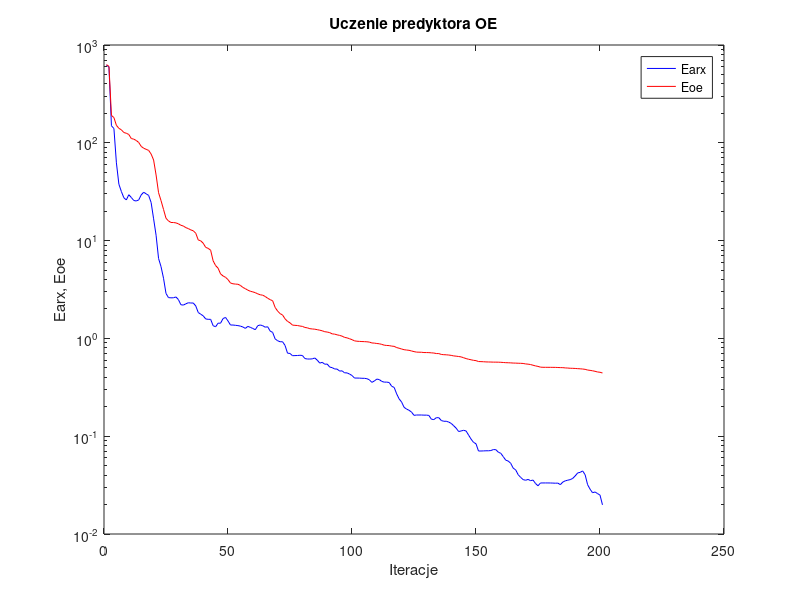
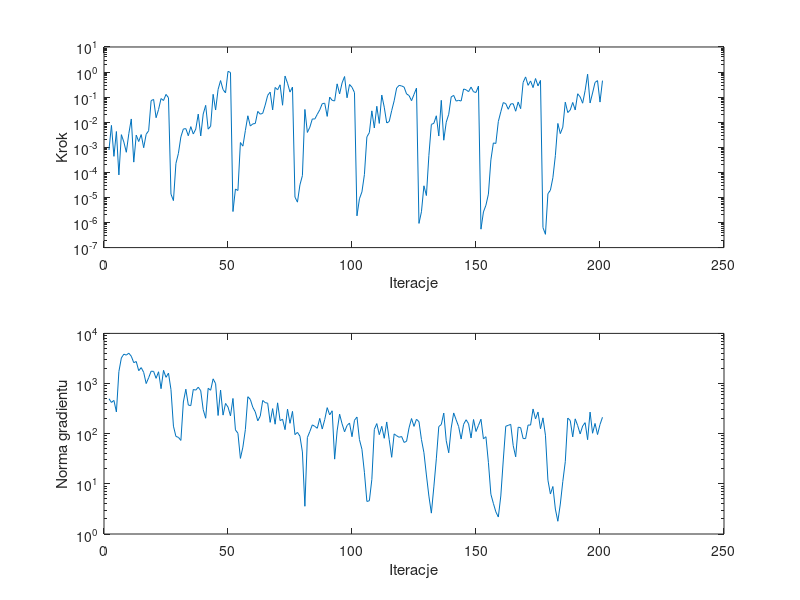

Write MATLAB code to recreate these figures, in order.
%uczenie predyktora oe
clear all;
n=0; farx(n+1)=6.246252e+002; foe(n+1)=6.289006e+002; wspucz(n+1)=0.000000e+000; ng(n+1)=0.000000e+000;
%odnowa zmiennej metryki
n=1; farx(n+1)=5.940734e+002; foe(n+1)=6.055161e+002; krok(n+1)=7.818597e-004; ng(n+1)=4.980131e+002;
n=2; farx(n+1)=1.493879e+002; foe(n+1)=1.904543e+002; krok(n+1)=7.479896e-003; ng(n+1)=4.201871e+002;
n=3; farx(n+1)=1.398858e+002; foe(n+1)=1.811331e+002; krok(n+1)=4.356528e-004; ng(n+1)=4.608964e+002;
n=4; farx(n+1)=6.240112e+001; foe(n+1)=1.508907e+002; krok(n+1)=4.259233e-003; ng(n+1)=2.712199e+002;
n=5; farx(n+1)=3.771385e+001; foe(n+1)=1.406038e+002; krok(n+1)=7.907676e-005; ng(n+1)=1.732226e+003;
n=6; farx(n+1)=3.178641e+001; foe(n+1)=1.357334e+002; krok(n+1)=3.190066e-003; ng(n+1)=3.240838e+003;
n=7; farx(n+1)=2.742409e+001; foe(n+1)=1.273982e+002; krok(n+1)=1.624224e-003; ng(n+1)=3.851434e+003;
n=8; farx(n+1)=2.603643e+001; foe(n+1)=1.252229e+002; krok(n+1)=6.328553e-004; ng(n+1)=3.691096e+003;
n=9; farx(n+1)=2.945525e+001; foe(n+1)=1.216175e+002; krok(n+1)=3.473809e-003; ng(n+1)=4.030340e+003;
n=10; farx(n+1)=2.762039e+001; foe(n+1)=1.106230e+002; krok(n+1)=1.349272e-002; ng(n+1)=3.509080e+003;
n=11; farx(n+1)=2.572394e+001; foe(n+1)=1.089546e+002; krok(n+1)=2.563269e-004; ng(n+1)=2.606006e+003;
n=12; farx(n+1)=2.542046e+001; foe(n+1)=1.056418e+002; krok(n+1)=3.059399e-003; ng(n+1)=2.751396e+003;
n=13; farx(n+1)=2.605846e+001; foe(n+1)=1.007655e+002; krok(n+1)=1.695208e-003; ng(n+1)=1.802678e+003;
n=14; farx(n+1)=2.931278e+001; foe(n+1)=9.187763e+001; krok(n+1)=3.212655e-003; ng(n+1)=2.079389e+003;
n=15; farx(n+1)=3.122722e+001; foe(n+1)=8.801087e+001; krok(n+1)=9.615395e-004; ng(n+1)=1.670317e+003;
n=16; farx(n+1)=3.008028e+001; foe(n+1)=8.576376e+001; krok(n+1)=3.303815e-003; ng(n+1)=9.991598e+002;
n=17; farx(n+1)=2.897897e+001; foe(n+1)=8.361792e+001; krok(n+1)=4.578975e-003; ng(n+1)=1.304099e+003;
n=18; farx(n+1)=2.451609e+001; foe(n+1)=7.676154e+001; krok(n+1)=7.266281e-002; ng(n+1)=1.760587e+003;
n=19; farx(n+1)=1.670609e+001; foe(n+1)=6.669498e+001; krok(n+1)=8.100548e-002; ng(n+1)=1.749759e+003;
n=20; farx(n+1)=1.134177e+001; foe(n+1)=4.684563e+001; krok(n+1)=1.513348e-002; ng(n+1)=1.270705e+003;
n=21; farx(n+1)=6.563466e+000; foe(n+1)=3.089974e+001; krok(n+1)=3.234070e-002; ng(n+1)=1.717088e+003;
n=22; farx(n+1)=5.410885e+000; foe(n+1)=2.561660e+001; krok(n+1)=8.776600e-002; ng(n+1)=7.898398e+002;
n=23; farx(n+1)=4.121770e+000; foe(n+1)=2.083255e+001; krok(n+1)=7.356694e-002; ng(n+1)=1.832247e+003;
n=24; farx(n+1)=2.881182e+000; foe(n+1)=1.692346e+001; krok(n+1)=1.283701e-001; ng(n+1)=1.330253e+003;
n=25; farx(n+1)=2.612317e+000; foe(n+1)=1.589374e+001; krok(n+1)=9.513510e-002; ng(n+1)=1.612754e+003;
%odnowa zmiennej metryki
n=26; farx(n+1)=2.599136e+000; foe(n+1)=1.532094e+001; krok(n+1)=1.360069e-005; ng(n+1)=7.589614e+002;
n=27; farx(n+1)=2.603507e+000; foe(n+1)=1.530692e+001; krok(n+1)=7.488082e-006; ng(n+1)=1.414716e+002;
n=28; farx(n+1)=2.653246e+000; foe(n+1)=1.517564e+001; krok(n+1)=2.266194e-004; ng(n+1)=8.815879e+001;
n=29; farx(n+1)=2.494980e+000; foe(n+1)=1.485496e+001; krok(n+1)=5.720452e-004; ng(n+1)=8.468192e+001;
n=30; farx(n+1)=2.208984e+000; foe(n+1)=1.435075e+001; krok(n+1)=2.616629e-003; ng(n+1)=7.339687e+001;
n=31; farx(n+1)=2.191333e+000; foe(n+1)=1.409378e+001; krok(n+1)=5.381741e-003; ng(n+1)=4.292076e+002;
n=32; farx(n+1)=2.258093e+000; foe(n+1)=1.356860e+001; krok(n+1)=5.548179e-003; ng(n+1)=7.711336e+002;
n=33; farx(n+1)=2.314537e+000; foe(n+1)=1.327284e+001; krok(n+1)=2.883948e-003; ng(n+1)=3.724949e+002;
n=34; farx(n+1)=2.301225e+000; foe(n+1)=1.285918e+001; krok(n+1)=6.669234e-003; ng(n+1)=3.626599e+002;
n=35; farx(n+1)=2.300729e+000; foe(n+1)=1.260150e+001; krok(n+1)=3.382411e-003; ng(n+1)=7.618327e+002;
n=36; farx(n+1)=2.147000e+000; foe(n+1)=1.188471e+001; krok(n+1)=5.320104e-003; ng(n+1)=7.391965e+002;
n=37; farx(n+1)=1.840077e+000; foe(n+1)=1.015827e+001; krok(n+1)=2.107682e-002; ng(n+1)=8.452345e+002;
n=38; farx(n+1)=1.767358e+000; foe(n+1)=9.945264e+000; krok(n+1)=2.831403e-003; ng(n+1)=7.202791e+002;
n=39; farx(n+1)=1.701424e+000; foe(n+1)=9.406428e+000; krok(n+1)=2.117616e-002; ng(n+1)=3.010461e+002;
n=40; farx(n+1)=1.581811e+000; foe(n+1)=8.527769e+000; krok(n+1)=4.703530e-002; ng(n+1)=2.032859e+002;
n=41; farx(n+1)=1.566854e+000; foe(n+1)=8.333266e+000; krok(n+1)=5.295103e-003; ng(n+1)=8.036856e+002;
n=42; farx(n+1)=1.566805e+000; foe(n+1)=7.971697e+000; krok(n+1)=6.947618e-003; ng(n+1)=7.350426e+002;
n=43; farx(n+1)=1.348699e+000; foe(n+1)=6.214333e+000; krok(n+1)=1.295863e-001; ng(n+1)=1.241062e+003;
n=44; farx(n+1)=1.315623e+000; foe(n+1)=5.555367e+000; krok(n+1)=3.066341e-002; ng(n+1)=9.948983e+002;
n=45; farx(n+1)=1.431220e+000; foe(n+1)=5.225233e+000; krok(n+1)=2.016994e-001; ng(n+1)=2.306456e+002;
n=46; farx(n+1)=1.430519e+000; foe(n+1)=4.564880e+000; krok(n+1)=4.584092e-001; ng(n+1)=7.429459e+002;
n=47; farx(n+1)=1.596043e+000; foe(n+1)=4.351311e+000; krok(n+1)=2.002215e-001; ng(n+1)=2.347358e+002;
n=48; farx(n+1)=1.638310e+000; foe(n+1)=4.214998e+000; krok(n+1)=1.479910e-001; ng(n+1)=4.011422e+002;
n=49; farx(n+1)=1.508641e+000; foe(n+1)=3.991073e+000; krok(n+1)=1.065517e+000; ng(n+1)=3.398530e+002;
n=50; farx(n+1)=1.370535e+000; foe(n+1)=3.685061e+000; krok(n+1)=9.621767e-001; ng(n+1)=2.268259e+002;
%odnowa zmiennej metryki
n=51; farx(n+1)=1.370258e+000; foe(n+1)=3.617813e+000; krok(n+1)=2.741462e-006; ng(n+1)=5.043885e+002;
n=52; farx(n+1)=1.360843e+000; foe(n+1)=3.592059e+000; krok(n+1)=2.170937e-005; ng(n+1)=1.189133e+002;
n=53; farx(n+1)=1.351507e+000; foe(n+1)=3.578345e+000; krok(n+1)=1.891271e-005; ng(n+1)=1.020813e+002;
n=54; farx(n+1)=1.335613e+000; foe(n+1)=3.481736e+000; krok(n+1)=1.548346e-003; ng(n+1)=3.217002e+001;
n=55; farx(n+1)=1.308066e+000; foe(n+1)=3.320359e+000; krok(n+1)=1.111857e-003; ng(n+1)=5.389338e+001;
n=56; farx(n+1)=1.266479e+000; foe(n+1)=3.223924e+000; krok(n+1)=4.640059e-003; ng(n+1)=1.206508e+002;
n=57; farx(n+1)=1.327621e+000; foe(n+1)=3.112428e+000; krok(n+1)=1.806016e-002; ng(n+1)=5.463025e+002;
n=58; farx(n+1)=1.297289e+000; foe(n+1)=3.036502e+000; krok(n+1)=7.029269e-003; ng(n+1)=4.827975e+002;
n=59; farx(n+1)=1.263451e+000; foe(n+1)=2.989131e+000; krok(n+1)=8.565378e-003; ng(n+1)=3.358080e+002;
n=60; farx(n+1)=1.227000e+000; foe(n+1)=2.934904e+000; krok(n+1)=8.891335e-003; ng(n+1)=2.719613e+002;
n=61; farx(n+1)=1.348605e+000; foe(n+1)=2.854220e+000; krok(n+1)=2.702970e-002; ng(n+1)=1.805237e+002;
n=62; farx(n+1)=1.371942e+000; foe(n+1)=2.791825e+000; krok(n+1)=2.093303e-002; ng(n+1)=2.243302e+002;
n=63; farx(n+1)=1.348135e+000; foe(n+1)=2.766286e+000; krok(n+1)=2.261999e-002; ng(n+1)=4.601837e+002;
n=64; farx(n+1)=1.302186e+000; foe(n+1)=2.683228e+000; krok(n+1)=4.838350e-002; ng(n+1)=4.169505e+002;
n=65; farx(n+1)=1.314940e+000; foe(n+1)=2.573800e+000; krok(n+1)=1.178633e-001; ng(n+1)=4.050335e+002;
n=66; farx(n+1)=1.188919e+000; foe(n+1)=2.490602e+000; krok(n+1)=1.585131e-001; ng(n+1)=1.682702e+002;
n=67; farx(n+1)=1.151457e+000; foe(n+1)=2.426214e+000; krok(n+1)=3.095635e-002; ng(n+1)=3.164624e+002;
n=68; farx(n+1)=9.888375e-001; foe(n+1)=2.073938e+000; krok(n+1)=2.431438e-001; ng(n+1)=1.546036e+002;
n=69; farx(n+1)=9.469091e-001; foe(n+1)=1.904054e+000; krok(n+1)=1.961845e-001; ng(n+1)=4.123203e+002;
n=70; farx(n+1)=9.240884e-001; foe(n+1)=1.792951e+000; krok(n+1)=3.105531e-001; ng(n+1)=1.823683e+002;
n=71; farx(n+1)=9.244639e-001; foe(n+1)=1.735180e+000; krok(n+1)=4.757597e-002; ng(n+1)=1.943299e+002;
n=72; farx(n+1)=8.472039e-001; foe(n+1)=1.586246e+000; krok(n+1)=6.930078e-001; ng(n+1)=1.204679e+002;
n=73; farx(n+1)=7.062021e-001; foe(n+1)=1.493301e+000; krok(n+1)=3.589327e-001; ng(n+1)=3.087934e+002;
n=74; farx(n+1)=7.019286e-001; foe(n+1)=1.442689e+000; krok(n+1)=1.591991e-001; ng(n+1)=1.611723e+002;
n=75; farx(n+1)=6.654871e-001; foe(n+1)=1.367642e+000; krok(n+1)=2.515191e-001; ng(n+1)=2.789798e+002;
%odnowa zmiennej metryki
n=76; farx(n+1)=6.672188e-001; foe(n+1)=1.360025e+000; krok(n+1)=1.033992e-005; ng(n+1)=9.584779e+001;
n=77; farx(n+1)=6.684898e-001; foe(n+1)=1.354763e+000; krok(n+1)=6.486258e-006; ng(n+1)=1.062178e+002;
n=78; farx(n+1)=6.722441e-001; foe(n+1)=1.337749e+000; krok(n+1)=3.167303e-005; ng(n+1)=8.940183e+001;
n=79; farx(n+1)=6.690369e-001; foe(n+1)=1.327146e+000; krok(n+1)=7.426158e-005; ng(n+1)=4.324836e+001;
n=80; farx(n+1)=6.223600e-001; foe(n+1)=1.293670e+000; krok(n+1)=3.229291e-002; ng(n+1)=3.574511e+000;
n=81; farx(n+1)=6.157010e-001; foe(n+1)=1.282426e+000; krok(n+1)=3.907882e-003; ng(n+1)=8.367180e+001;
n=82; farx(n+1)=6.152725e-001; foe(n+1)=1.257288e+000; krok(n+1)=6.319511e-003; ng(n+1)=1.107230e+002;
n=83; farx(n+1)=6.178296e-001; foe(n+1)=1.248735e+000; krok(n+1)=1.351485e-002; ng(n+1)=1.500509e+002;
n=84; farx(n+1)=6.307823e-001; foe(n+1)=1.241948e+000; krok(n+1)=1.339882e-002; ng(n+1)=1.398616e+002;
n=85; farx(n+1)=5.989385e-001; foe(n+1)=1.228379e+000; krok(n+1)=2.069473e-002; ng(n+1)=1.283161e+002;
n=86; farx(n+1)=5.590729e-001; foe(n+1)=1.212888e+000; krok(n+1)=3.120433e-002; ng(n+1)=2.020882e+002;
n=87; farx(n+1)=5.694499e-001; foe(n+1)=1.196626e+000; krok(n+1)=5.500175e-002; ng(n+1)=1.239597e+002;
n=88; farx(n+1)=5.446653e-001; foe(n+1)=1.171056e+000; krok(n+1)=5.722022e-002; ng(n+1)=1.913556e+002;
n=89; farx(n+1)=5.465497e-001; foe(n+1)=1.161342e+000; krok(n+1)=1.706813e-002; ng(n+1)=3.307336e+002;
n=90; farx(n+1)=5.095318e-001; foe(n+1)=1.146044e+000; krok(n+1)=1.006208e-001; ng(n+1)=2.370566e+002;
n=91; farx(n+1)=5.022619e-001; foe(n+1)=1.112524e+000; krok(n+1)=7.438244e-002; ng(n+1)=2.861412e+002;
n=92; farx(n+1)=4.871043e-001; foe(n+1)=1.105835e+000; krok(n+1)=7.045190e-002; ng(n+1)=3.110445e+001;
n=93; farx(n+1)=4.856351e-001; foe(n+1)=1.087745e+000; krok(n+1)=3.388186e-001; ng(n+1)=1.137200e+002;
n=94; farx(n+1)=4.633769e-001; foe(n+1)=1.073599e+000; krok(n+1)=1.344556e-001; ng(n+1)=2.449103e+002;
n=95; farx(n+1)=4.660024e-001; foe(n+1)=1.054748e+000; krok(n+1)=3.691454e-001; ng(n+1)=1.572633e+002;
n=96; farx(n+1)=4.447734e-001; foe(n+1)=1.024129e+000; krok(n+1)=6.639102e-001; ng(n+1)=1.089503e+002;
n=97; farx(n+1)=4.440968e-001; foe(n+1)=1.012930e+000; krok(n+1)=9.427288e-002; ng(n+1)=1.458835e+002;
n=98; farx(n+1)=4.321995e-001; foe(n+1)=9.923926e-001; krok(n+1)=3.183983e-001; ng(n+1)=1.632623e+002;
n=99; farx(n+1)=4.175003e-001; foe(n+1)=9.708910e-001; krok(n+1)=2.475890e-001; ng(n+1)=8.706814e+001;
n=100; farx(n+1)=3.932563e-001; foe(n+1)=9.441030e-001; krok(n+1)=1.523928e-001; ng(n+1)=1.854994e+002;
%odnowa zmiennej metryki
n=101; farx(n+1)=3.931459e-001; foe(n+1)=9.358005e-001; krok(n+1)=1.845341e-006; ng(n+1)=2.148406e+002;
n=102; farx(n+1)=3.926341e-001; foe(n+1)=9.320346e-001; krok(n+1)=8.833238e-006; ng(n+1)=7.628165e+001;
n=103; farx(n+1)=3.909982e-001; foe(n+1)=9.288279e-001; krok(n+1)=1.662220e-005; ng(n+1)=4.895890e+001;
n=104; farx(n+1)=3.907121e-001; foe(n+1)=9.266858e-001; krok(n+1)=8.147519e-005; ng(n+1)=1.697642e+001;
n=105; farx(n+1)=3.873101e-001; foe(n+1)=9.233433e-001; krok(n+1)=2.607206e-003; ng(n+1)=4.457812e+000;
n=106; farx(n+1)=3.774027e-001; foe(n+1)=9.165671e-001; krok(n+1)=3.855507e-003; ng(n+1)=4.604147e+000;
n=107; farx(n+1)=3.553068e-001; foe(n+1)=8.984497e-001; krok(n+1)=2.835564e-002; ng(n+1)=1.227108e+001;
n=108; farx(n+1)=3.667113e-001; foe(n+1)=8.951481e-001; krok(n+1)=5.892055e-003; ng(n+1)=1.221421e+002;
n=109; farx(n+1)=3.836691e-001; foe(n+1)=8.869229e-001; krok(n+1)=4.321748e-002; ng(n+1)=1.591066e+002;
n=110; farx(n+1)=3.793210e-001; foe(n+1)=8.813829e-001; krok(n+1)=8.956895e-003; ng(n+1)=9.566803e+001;
n=111; farx(n+1)=3.635501e-001; foe(n+1)=8.690536e-001; krok(n+1)=1.212885e-001; ng(n+1)=1.403085e+002;
n=112; farx(n+1)=3.570822e-001; foe(n+1)=8.528175e-001; krok(n+1)=3.968448e-002; ng(n+1)=8.098982e+001;
n=113; farx(n+1)=3.573355e-001; foe(n+1)=8.469118e-001; krok(n+1)=9.326355e-003; ng(n+1)=1.714535e+002;
n=114; farx(n+1)=3.538238e-001; foe(n+1)=8.443654e-001; krok(n+1)=1.064021e-002; ng(n+1)=7.628667e+001;
n=115; farx(n+1)=3.240632e-001; foe(n+1)=8.341603e-001; krok(n+1)=2.900728e-002; ng(n+1)=3.384999e+001;
n=116; farx(n+1)=3.154917e-001; foe(n+1)=8.294398e-001; krok(n+1)=7.170614e-002; ng(n+1)=9.902794e+001;
n=117; farx(n+1)=2.711117e-001; foe(n+1)=8.058740e-001; krok(n+1)=2.317569e-001; ng(n+1)=9.095448e+001;
n=118; farx(n+1)=2.407498e-001; foe(n+1)=7.935018e-001; krok(n+1)=2.935451e-001; ng(n+1)=8.484498e+001;
n=119; farx(n+1)=2.235757e-001; foe(n+1)=7.791414e-001; krok(n+1)=2.800362e-001; ng(n+1)=8.788619e+001;
n=120; farx(n+1)=1.973850e-001; foe(n+1)=7.666338e-001; krok(n+1)=2.515191e-001; ng(n+1)=6.696158e+001;
n=121; farx(n+1)=1.894021e-001; foe(n+1)=7.605768e-001; krok(n+1)=1.341318e-001; ng(n+1)=7.053995e+001;
n=122; farx(n+1)=1.840663e-001; foe(n+1)=7.553700e-001; krok(n+1)=1.160291e-001; ng(n+1)=1.309489e+002;
n=123; farx(n+1)=1.764849e-001; foe(n+1)=7.440439e-001; krok(n+1)=7.215303e-002; ng(n+1)=2.004126e+002;
n=124; farx(n+1)=1.634254e-001; foe(n+1)=7.329376e-001; krok(n+1)=1.281531e-001; ng(n+1)=1.398653e+002;
n=125; farx(n+1)=1.647093e-001; foe(n+1)=7.242262e-001; krok(n+1)=2.288809e-001; ng(n+1)=1.942876e+002;
%odnowa zmiennej metryki
n=126; farx(n+1)=1.647238e-001; foe(n+1)=7.226961e-001; krok(n+1)=9.216511e-007; ng(n+1)=1.735145e+002;
n=127; farx(n+1)=1.647458e-001; foe(n+1)=7.216611e-001; krok(n+1)=2.682629e-006; ng(n+1)=7.656544e+001;
n=128; farx(n+1)=1.641766e-001; foe(n+1)=7.168452e-001; krok(n+1)=2.911585e-005; ng(n+1)=4.182477e+001;
n=129; farx(n+1)=1.642805e-001; foe(n+1)=7.166591e-001; krok(n+1)=1.191391e-005; ng(n+1)=1.502302e+001;
n=130; farx(n+1)=1.630739e-001; foe(n+1)=7.155368e-001; krok(n+1)=4.758251e-004; ng(n+1)=5.711085e+000;
n=131; farx(n+1)=1.492291e-001; foe(n+1)=7.119920e-001; krok(n+1)=8.193332e-003; ng(n+1)=2.607413e+000;
n=132; farx(n+1)=1.478514e-001; foe(n+1)=7.084324e-001; krok(n+1)=9.010365e-003; ng(n+1)=8.685982e+000;
n=133; farx(n+1)=1.545973e-001; foe(n+1)=7.003705e-001; krok(n+1)=1.806016e-002; ng(n+1)=3.151557e+001;
n=134; farx(n+1)=1.547059e-001; foe(n+1)=6.994491e-001; krok(n+1)=2.818678e-003; ng(n+1)=1.388473e+002;
n=135; farx(n+1)=1.447370e-001; foe(n+1)=6.857991e-001; krok(n+1)=7.461084e-002; ng(n+1)=1.521362e+002;
n=136; farx(n+1)=1.420903e-001; foe(n+1)=6.816123e-001; krok(n+1)=1.915237e-003; ng(n+1)=2.577450e+002;
n=137; farx(n+1)=1.422072e-001; foe(n+1)=6.797687e-001; krok(n+1)=1.000726e-002; ng(n+1)=7.231822e+001;
n=138; farx(n+1)=1.395071e-001; foe(n+1)=6.760431e-001; krok(n+1)=2.074719e-002; ng(n+1)=4.164952e+001;
n=139; farx(n+1)=1.351552e-001; foe(n+1)=6.705571e-001; krok(n+1)=1.025515e-001; ng(n+1)=1.298585e+002;
n=140; farx(n+1)=1.279337e-001; foe(n+1)=6.623117e-001; krok(n+1)=1.171506e-001; ng(n+1)=2.594231e+002;
n=141; farx(n+1)=1.207775e-001; foe(n+1)=6.582815e-001; krok(n+1)=6.946048e-002; ng(n+1)=1.887407e+002;
n=142; farx(n+1)=1.116736e-001; foe(n+1)=6.528947e-001; krok(n+1)=7.461084e-002; ng(n+1)=1.384935e+002;
n=143; farx(n+1)=1.130983e-001; foe(n+1)=6.471464e-001; krok(n+1)=6.995615e-002; ng(n+1)=7.819670e+001;
n=144; farx(n+1)=1.149890e-001; foe(n+1)=6.342253e-001; krok(n+1)=2.114117e-001; ng(n+1)=1.535169e+002;
n=145; farx(n+1)=1.130734e-001; foe(n+1)=6.219369e-001; krok(n+1)=1.958039e-001; ng(n+1)=1.897768e+002;
n=146; farx(n+1)=1.027517e-001; foe(n+1)=6.120384e-001; krok(n+1)=1.653712e-001; ng(n+1)=1.582119e+002;
n=147; farx(n+1)=9.345859e-002; foe(n+1)=6.047188e-001; krok(n+1)=2.515191e-001; ng(n+1)=8.224739e+001;
n=148; farx(n+1)=8.653913e-002; foe(n+1)=5.966911e-001; krok(n+1)=1.638325e-001; ng(n+1)=1.919134e+002;
n=149; farx(n+1)=8.370023e-002; foe(n+1)=5.925212e-001; krok(n+1)=1.533474e-001; ng(n+1)=1.105773e+002;
n=150; farx(n+1)=7.056268e-002; foe(n+1)=5.802743e-001; krok(n+1)=2.774171e-001; ng(n+1)=1.470328e+002;
%odnowa zmiennej metryki
n=151; farx(n+1)=7.058405e-002; foe(n+1)=5.788339e-001; krok(n+1)=5.431773e-007; ng(n+1)=1.943944e+002;
n=152; farx(n+1)=7.073415e-002; foe(n+1)=5.773970e-001; krok(n+1)=2.645220e-006; ng(n+1)=7.889971e+001;
n=153; farx(n+1)=7.095601e-002; foe(n+1)=5.749684e-001; krok(n+1)=4.883258e-006; ng(n+1)=8.705379e+001;
n=154; farx(n+1)=7.093796e-002; foe(n+1)=5.740708e-001; krok(n+1)=1.355752e-005; ng(n+1)=2.681758e+001;
n=155; farx(n+1)=7.135894e-002; foe(n+1)=5.732393e-001; krok(n+1)=3.149159e-004; ng(n+1)=6.194326e+000;
n=156; farx(n+1)=7.300057e-002; foe(n+1)=5.719381e-001; krok(n+1)=1.491801e-003; ng(n+1)=4.085993e+000;
n=157; farx(n+1)=7.285410e-002; foe(n+1)=5.718347e-001; krok(n+1)=1.420248e-003; ng(n+1)=2.768218e+000;
n=158; farx(n+1)=6.863494e-002; foe(n+1)=5.712819e-001; krok(n+1)=1.063635e-002; ng(n+1)=2.178935e+000;
n=159; farx(n+1)=6.682694e-002; foe(n+1)=5.697627e-001; krok(n+1)=2.610023e-002; ng(n+1)=5.729634e+000;
n=160; farx(n+1)=6.174022e-002; foe(n+1)=5.672435e-001; krok(n+1)=6.068470e-002; ng(n+1)=2.995324e+001;
n=161; farx(n+1)=5.686518e-002; foe(n+1)=5.647329e-001; krok(n+1)=5.507794e-002; ng(n+1)=1.408843e+002;
n=162; farx(n+1)=5.570959e-002; foe(n+1)=5.637161e-001; krok(n+1)=3.280985e-002; ng(n+1)=1.465292e+002;
n=163; farx(n+1)=5.280177e-002; foe(n+1)=5.620791e-001; krok(n+1)=5.359529e-002; ng(n+1)=1.535536e+002;
n=164; farx(n+1)=4.713949e-002; foe(n+1)=5.597070e-001; krok(n+1)=5.454222e-002; ng(n+1)=5.788428e+001;
n=165; farx(n+1)=4.525143e-002; foe(n+1)=5.588998e-001; krok(n+1)=2.741202e-002; ng(n+1)=3.460325e+001;
n=166; farx(n+1)=4.040482e-002; foe(n+1)=5.572950e-001; krok(n+1)=6.385486e-002; ng(n+1)=1.349534e+002;
n=167; farx(n+1)=3.792014e-002; foe(n+1)=5.562707e-001; krok(n+1)=3.467713e-002; ng(n+1)=1.318097e+002;
n=168; farx(n+1)=3.601826e-002; foe(n+1)=5.544559e-001; krok(n+1)=3.854790e-001; ng(n+1)=8.001076e+001;
n=169; farx(n+1)=3.544010e-002; foe(n+1)=5.483954e-001; krok(n+1)=6.404647e-001; ng(n+1)=7.982609e+001;
n=170; farx(n+1)=3.616889e-002; foe(n+1)=5.453600e-001; krok(n+1)=2.951161e-001; ng(n+1)=1.490336e+002;
n=171; farx(n+1)=3.511315e-002; foe(n+1)=5.403483e-001; krok(n+1)=4.421085e-001; ng(n+1)=1.484356e+002;
n=172; farx(n+1)=3.560116e-002; foe(n+1)=5.316101e-001; krok(n+1)=2.401907e-001; ng(n+1)=3.109495e+002;
n=173; farx(n+1)=3.284629e-002; foe(n+1)=5.234100e-001; krok(n+1)=5.520515e-001; ng(n+1)=1.974865e+002;
n=174; farx(n+1)=3.111475e-002; foe(n+1)=5.172780e-001; krok(n+1)=2.818076e-001; ng(n+1)=2.703982e+002;
n=175; farx(n+1)=3.324599e-002; foe(n+1)=5.082367e-001; krok(n+1)=4.641165e-001; ng(n+1)=1.253404e+002;
%odnowa zmiennej metryki
n=176; farx(n+1)=3.326716e-002; foe(n+1)=5.065636e-001; krok(n+1)=6.290792e-007; ng(n+1)=2.070374e+002;
n=177; farx(n+1)=3.327312e-002; foe(n+1)=5.063238e-001; krok(n+1)=3.382740e-007; ng(n+1)=9.321781e+001;
n=178; farx(n+1)=3.326740e-002; foe(n+1)=5.061678e-001; krok(n+1)=1.414532e-005; ng(n+1)=1.184142e+001;
n=179; farx(n+1)=3.323596e-002; foe(n+1)=5.061152e-001; krok(n+1)=1.941361e-005; ng(n+1)=6.268698e+000;
n=180; farx(n+1)=3.316467e-002; foe(n+1)=5.057573e-001; krok(n+1)=6.100988e-005; ng(n+1)=8.852356e+000;
n=181; farx(n+1)=3.306660e-002; foe(n+1)=5.054649e-001; krok(n+1)=4.651747e-004; ng(n+1)=3.143018e+000;
n=182; farx(n+1)=3.315426e-002; foe(n+1)=5.040758e-001; krok(n+1)=8.929289e-003; ng(n+1)=1.795723e+000;
n=183; farx(n+1)=3.195263e-002; foe(n+1)=5.028289e-001; krok(n+1)=3.503934e-003; ng(n+1)=3.962253e+000;
n=184; farx(n+1)=3.397330e-002; foe(n+1)=5.023416e-001; krok(n+1)=6.349841e-003; ng(n+1)=1.115705e+001;
n=185; farx(n+1)=3.496753e-002; foe(n+1)=4.991676e-001; krok(n+1)=6.301521e-002; ng(n+1)=2.767264e+001;
n=186; farx(n+1)=3.550799e-002; foe(n+1)=4.976567e-001; krok(n+1)=2.429096e-002; ng(n+1)=2.052048e+002;
n=187; farx(n+1)=3.598457e-002; foe(n+1)=4.951439e-001; krok(n+1)=3.076926e-002; ng(n+1)=1.832579e+002;
n=188; farx(n+1)=3.702012e-002; foe(n+1)=4.944106e-001; krok(n+1)=6.137372e-002; ng(n+1)=8.634412e+001;
n=189; farx(n+1)=3.926971e-002; foe(n+1)=4.929085e-001; krok(n+1)=3.081734e-002; ng(n+1)=1.976781e+002;
n=190; farx(n+1)=4.213063e-002; foe(n+1)=4.906168e-001; krok(n+1)=1.362644e-001; ng(n+1)=1.450116e+002;
n=191; farx(n+1)=4.267785e-002; foe(n+1)=4.888161e-001; krok(n+1)=1.020821e-001; ng(n+1)=9.896351e+001;
n=192; farx(n+1)=4.415682e-002; foe(n+1)=4.863423e-001; krok(n+1)=5.730945e-002; ng(n+1)=1.419621e+002;
n=193; farx(n+1)=4.036137e-002; foe(n+1)=4.826049e-001; krok(n+1)=1.823743e-001; ng(n+1)=1.660150e+002;
n=194; farx(n+1)=3.193333e-002; foe(n+1)=4.749504e-001; krok(n+1)=8.217431e-001; ng(n+1)=7.600208e+001;
n=195; farx(n+1)=2.870555e-002; foe(n+1)=4.711602e-001; krok(n+1)=5.857529e-002; ng(n+1)=2.695533e+002;
n=196; farx(n+1)=2.642045e-002; foe(n+1)=4.666302e-001; krok(n+1)=1.460372e-001; ng(n+1)=1.020925e+002;
n=197; farx(n+1)=2.690092e-002; foe(n+1)=4.608440e-001; krok(n+1)=3.862514e-001; ng(n+1)=1.601804e+002;
n=198; farx(n+1)=2.591295e-002; foe(n+1)=4.537172e-001; krok(n+1)=4.556164e-001; ng(n+1)=9.617114e+001;
n=199; farx(n+1)=2.499075e-002; foe(n+1)=4.506309e-001; krok(n+1)=6.345766e-002; ng(n+1)=1.524209e+002;
n=200; farx(n+1)=1.986945e-002; foe(n+1)=4.428783e-001; krok(n+1)=4.556164e-001; ng(n+1)=2.125117e+002;

figure; semilogy(farx,'b'); hold on; semilogy(foe,'r'); xlabel('Iteracje'); ylabel('Earx, Eoe'); legend('Earx','Eoe'); title('Uczenie predyktora OE');
figure; subplot(2,1,1); semilogy(krok); xlabel('Iteracje'); ylabel('Krok');
subplot(2,1,2); semilogy(ng); xlabel('Iteracje'); ylabel('Norma gradientu');
Earx=farx(n+1)
Eoe=foe(n+1)
